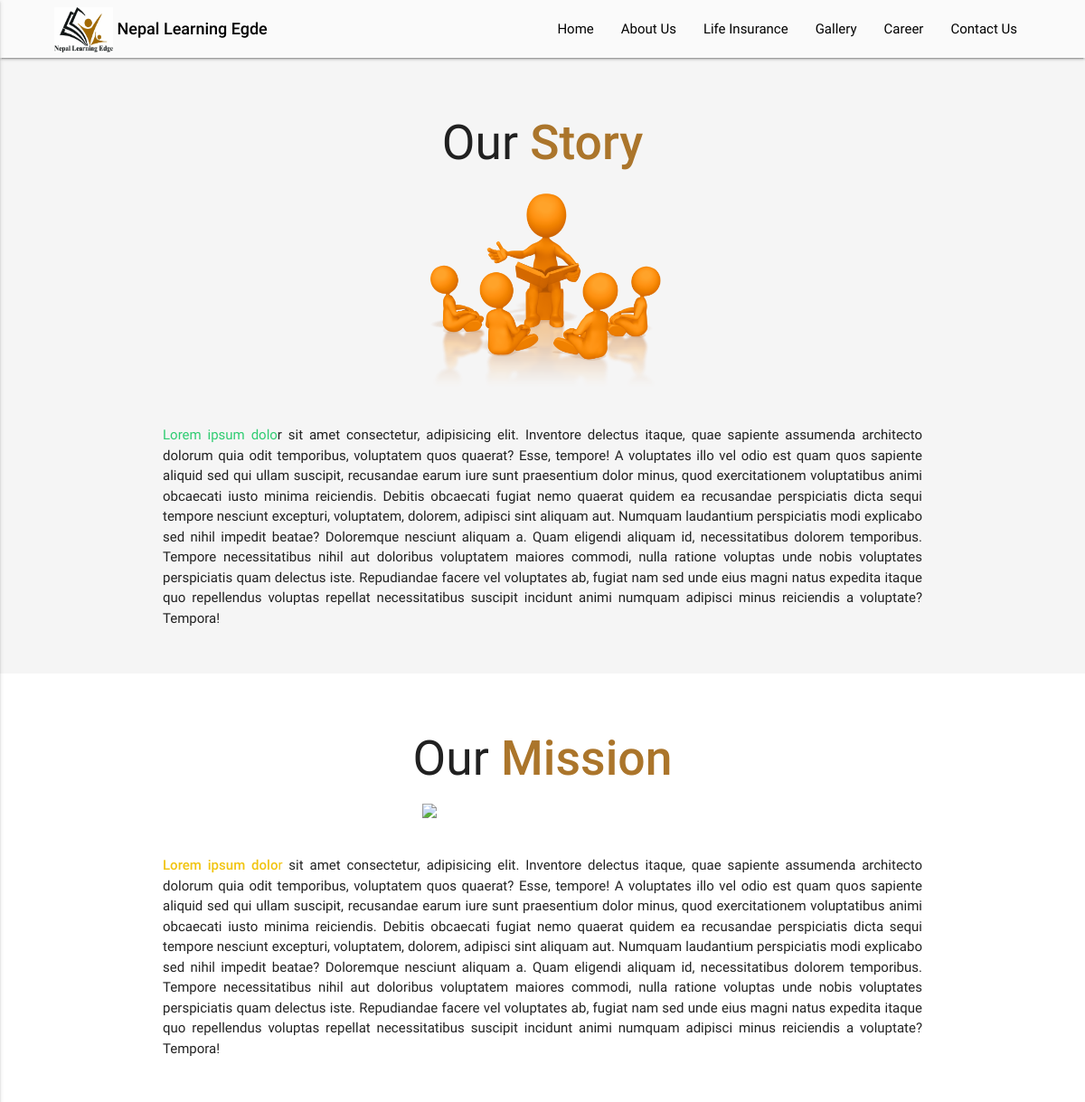
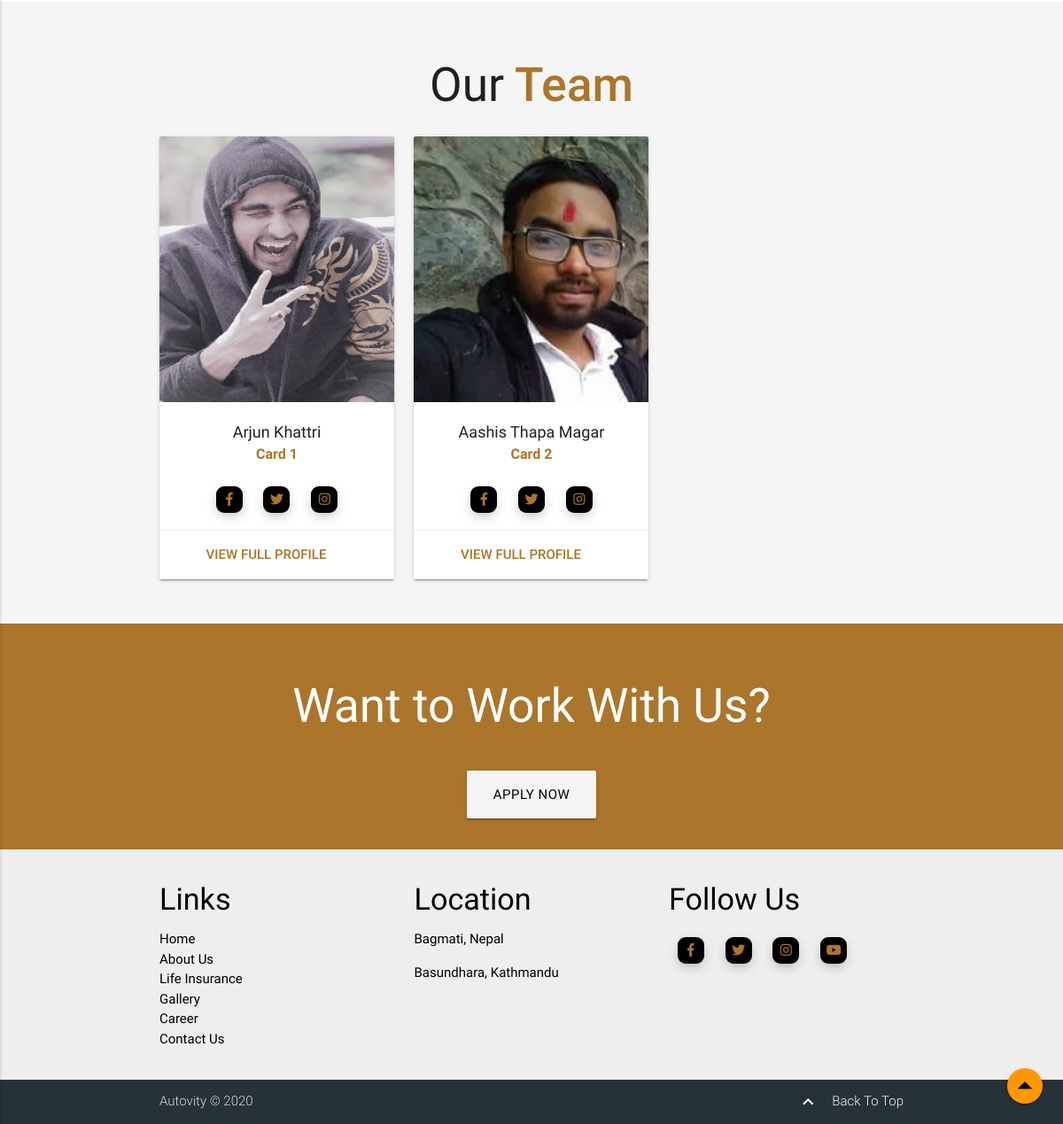
The page /about/ on the database its author committed (2 pictures, top to bottom).
### home/models.py (models this page shows, shortened)
class WebsiteInfo(models.Model):
    Nle_info = RichTextUploadingField(blank=True, null=True)
    Our_story = RichTextUploadingField(blank=True, null=True)
    Our_mission = RichTextUploadingField(blank=True, null=True)

class TeamCard(models.Model):
    id = models.AutoField(primary_key=True)
    title = models.CharField(max_length=400)
    image = models.ImageField(upload_to='media')
    fullname = models.CharField(max_length=400)
    contact = models.CharField(max_length=50)
    Bio = RichTextUploadingField(blank=True, null=True)
    designation = models.CharField(max_length=400)
    email = models.EmailField(max_length=254, unique=True)
    facebook_link = models.URLField(max_length=500, blank=True)
    instagram_link = models.URLField(max_length=500, blank=True)
    twitter_link = models.URLField(max_length=500, blank=True)
    website = models.URLField(max_length=400, blank=True)
    linked = models.URLField(max_length=400, blank=True)
    github = models.URLField(max_length=400, blank=True)

class CompanyInfo(models.Model):
    facebook_link = models.URLField(max_length=500, blank=True)
    instagram_link = models.URLField(max_length=500, blank=True)
    twitter_link = models.URLField(max_length=500, blank=True)
    youtube_link = models.URLField(max_length=500, blank=True)
    contact = models.CharField(max_length=100, default="")
    email = models.CharField(max_length=100, default="")

### home/views.py (the view, shortened to what this page needs)
# urls.py: path('about/', views.About.as_view(), name='about'),
class About(BaseView):
    def get(self, request):
        team_card = TeamCard.objects.all()
        social_info = CompanyInfo.objects.all()
        content = WebsiteInfo.objects.all()
        context = {'team_card': team_card, 'social_info': social_info, 'content': content}
        return render(request, 'about.html', context)

### templates/about.html (shortened to what this page needs)
{% extends 'base.html' %}
{% load static %}
{% block content %}
    <section class="section grey lighten-4">
      <div class="container">
        <h2 class="center margin-tb">Our<span class="t-color"> Story</span></h2>
        <div class="row">
          <div class="col s4 offset-s4 m4 offset-m4 l4 offset-l4 xl4 offset-xl4">
            <img src="{% static 'img/story.png' %}" class="responsive-img" />
          </div>
        </div>
        <div class="row">
          {% for desc in content %}
          <div class="col s12 m12 l12 xl12 justify">
            <p>
              {{desc.Our_story | safe}}
            </p>
          </div>
          {% endfor %}
        </div>
      </div>
    </section>
    <section class="section">
      <div class="container">
        <h2 class="center margin-tb">
          Our<span class="t-color"> Mission</span>
        </h2>
        <div class="row">
          <div
            class="col s4 offset-s4 m4 offset-m4 l4 offset-l4 xl4 offset-xl4"
          >
            <img src="{% static 'img/mission.png' %}" class="responsive-img" />
          </div>
        </div>
        <div class="row">
          {% for q in content %}
          <div class="col s12 m12 l12 xl12 justify">
            <p>
              {{q.Our_mission | safe}}
            </p>
          </div>
          {% endfor %}
        </div>
      </div>
    </section>
    <section class="section grey lighten-4">
      <div class="container">
        <h2 class="center margin-tb">Our<span class="t-color"> Team</span></h2>
        <div class="row">
         {% for c in team_card %}
          <div class="col s12 m6 l4 xl4 justify">
            <div class="card large center">
              <div class="card-image">
                <img src={{c.image.url}}/>
              </div>
              <div class="card-content">
                <h5 style="margin-top: 0;">
                  {{c.fullname}}
                  <span class="card-title tf-color">{{c.title}}</span>
                </h5>
                <div>
                  <a class="sbtn" href="{{c.facebook_link}}">
                    <i class="fab fa-facebook-f"></i>
                  </a>
                  <a class="sbtn" href="{{c.twitter_link}}">
                    <i class="fab fa-twitter"></i>
                  </a>
                  <a class="sbtn" href="{{c.instagram_link}}">
                    <i class="fab fa-instagram"></i>
                  </a>
                </div>
              </div>
              <div class="card-action">
                <a class="modal-trigger" href="#{{c.id}}"
                  ><span class="t-color">View Full Profile</span></a
                >
              </div>
            </div>
          </div>
         {% endfor %}
        </div>
      </div>
    </section>
    <section class="section b-color">
      <div class="container">
        <div class="row">
          <div class="col s12 center white-text">
            <br />
            <h2>Want to Work With Us?</h2>
            <br />
             <a href="#modalApply" class="btn btn-large btnn1 modal-trigger black-text">Apply Now</a>
          </div>
        </div>
      </div>
    </section>
{% endblock %}

### templates/base.html (shortened to what this page needs)
<!DOCTYPE html>
{% load static %}
<html lang="en">
  <head>
    <link
      type="text/css"
      rel="stylesheet"
      href="{% static 'css/materialize.min.css' %}"
      media="screen,projection"
    />
    <link
      rel="stylesheet"
      href="https://use.fontawesome.com/releases/v5.4.1/css/all.css"
    />
    <link type="text/css" rel="stylesheet" href="{% static 'css/main.css' %}" />
  </head>
  <body>
    <div class="navbar-fixed">
      <nav class="grey lighten-5 black-text">
        <div class="nav-wrapper">
          <a href="/" class="brand-logo logos black-text">
            <img src="{% static 'img/Logo.jpg' %}" width="65" height="50" alt="" />
            Nepal Learning Egde</a>
          <ul class="right hide-on-med-and-down mg-rl">
            <li>
              <a class="black-text" href="{% url 'index' %}">Home</a>
            </li>
            <li>
              <a class="black-text" href="{% url 'about' %}">About Us</a>
            </li>
            <li>
                  <a class="black-text dropdown-trigger" data-activates="dropdown1"
                    data-beloworigin="true" href="#">Life Insurance</a>
                </li>
            <li>
              <a class="black-text" href="{% url 'gallery' %}">Gallery</a>
            </li>
            <li>
              <a class="black-text" href="{% url 'career' %}">Career</a>
            </li>
            <li>
              <a class="black-text" href="{% url 'contact' %}">Contact Us</a>
            </li>
          </ul>
        </div>
      </nav>
    </div>
    <div class="fixed-action-btn">
      <button class="btn-floating btn-small orange">
        <a href="{{navTop}}"
          ><i class="material-icons black-text" style="font-size: 40px;"
            >arrow_drop_up</i
          ></a
        >
      </button>
    </div>
{% block content %}
{% endblock %}
    <footer class="page-footer grey lighten-3">
      <div class="container">
        <div class="row">
          <div class="col s12 m12 l4 xl4 black-text">
            <h4>Links</h4>
            <ul>
              <li>
                <a class="black-text" href="{% url 'index' %}">Home</a>
              </li>
              <li>
                <a class="black-text" href="{% url 'about' %}">About Us</a>
              </li>
              <li>
                <a class="black-text" href="insurance.html">Life Insurance</a>
              </li>
              <li>
                <a class="black-text" href="{% url 'gallery' %}">Gallery</a>
              </li>
              <li>
                <a class="black-text" href="{% url 'career' %}">Career</a>
              </li>
              <li>
                <a class="black-text" href="{% url 'contact' %}">Contact Us</a>
              </li>
            </ul>
          </div>
          <div class="col s12 m12 l4 xl4 black-text">
            <h4>Location</h4>
            <p>Bagmati, Nepal</p>
            <p>Basundhara, Kathmandu</p>
          </div>
          <div class="col s12 m12 l4 xl4">
            <h4 class="black-text">Follow Us</h4>
           {% for l in social_info %}
            <div class="middle">
              <a class="sbtn" href="{{l.facebook_link}}">
                <i class="fab fa-facebook-f"></i>
              </a>
              <a class="sbtn" href="{{l.twitter_link}}">
                <i class="fab fa-twitter"></i>
              </a>
              <a class="sbtn" href="{{l.instagram_link}}">
                <i class="fab fa-instagram"></i>
              </a>
              <a class="sbtn" href="{{l.youtube_link}}">
                <i class="fab fa-youtube"></i>
              </a>
            </div>
           {% endfor %}
          </div>
        </div>
      </div>
      <div class="footer-copyright blue-grey darken-4">
        <div class="container">
          Autovity © 2020
          <a class="grey-text text-lighten-4 right" href="{{about}}">
            <i class="material-icons left">keyboard_arrow_up</i> Back To Top
          </a>
        </div>
      </div>
    </footer>
  </body>
</html>

### static/css/main.css (style rules this page uses)
.t-color { color: #ab752b; font-weight: 500; }
.tf-color { color: #ab752b; font-size: 16px !important; font-weight: bold !important; margin: 0 0 !important; }
.justify { text-align: justify !important; }
.b-color { background: #ab752b; }
.btnn1 { background: #f4f4f4; color: #ab752b; }
.margin-tb { margin: 50px 0 20px 0; }
nav .logos { display: inline-block; height: 100%; font-size: 18px; font-weight: 500; }
.mg-rl { margin: 0 60px; }
nav .logos > img { vertical-align: middle; }
@media (min-width: 993px) { nav .logos { margin: 0 60px; } }
.card .card-content h5 { font-size: 18px; }
.sbtn { text-align: center; display: inline-block; width: 30px; height: 30px; background: black; margin: 10px; border-radius: 30%; -webkit-box-shadow: 0 5px 15px -5px #00000070; box-shadow: 0 5px 15px -5px #00000070; color: #ab752b; overflow: hidden; position: relative; }
.sbtn i { line-height: 30px; font-size: 15px; -webkit-transition: 0.2s linear; transition: 0.2s linear; }
.sbtn::before { content: ''; position: absolute; width: 120%; height: 120%; background: #ab752b; -webkit-transform: rotate(45deg); transform: rotate(45deg); left: -110%; top: 90%; }

### rows shown on the page
WebsiteInfo: Our_story "Lorem ipsum dolo r sit amet consectetur, adipisicing elit. Inventore delectus itaque, quae sapiente assumenda architecto dolorum quia odit temporibus, voluptatem quos quaerat? Esse, tempore! A voluptates illo vel odio est quam quos sapiente aliquid sed qui ullam suscipit, recusandae earum iure sunt praesentium dolor minus, quod exercitationem voluptatibus animi obcaecati iusto minima reiciendis. Debitis obcaecati fugiat nemo quaerat quidem ea recusandae perspiciatis dicta sequi tempore nesciunt excepturi, voluptatem, dolorem, adipisci sint aliquam aut. Numquam laudantium perspiciatis modi explicabo sed nihil impedit beatae? Doloremque nesciunt aliquam a. Quam eligendi aliquam id,…", Our_mission "Lorem ipsum dolo r sit amet consectetur, adipisicing elit. Inventore delectus itaque, quae sapiente assumenda architecto dolorum quia odit temporibus, voluptatem quos quaerat? Esse, tempore! A voluptates illo vel odio est quam quos sapiente aliquid sed qui ullam suscipit, recusandae earum iure sunt praesentium dolor minus, quod exercitationem voluptatibus animi obcaecati iusto minima reiciendis. Debitis obcaecati fugiat nemo quaerat quidem ea recusandae perspiciatis dicta sequi tempore nesciunt excepturi, voluptatem, dolorem, adipisci sint aliquam aut. Numquam laudantium perspiciatis modi explicabo sed nihil impedit beatae? Doloremque nesciunt aliquam a. Quam eligendi aliquam id,…"
TeamCard: image (picture), fullname "Arjun Khattri", title "Card 1"
TeamCard: image (picture), fullname "Aashis Thapa Magar", title "Card 2"
